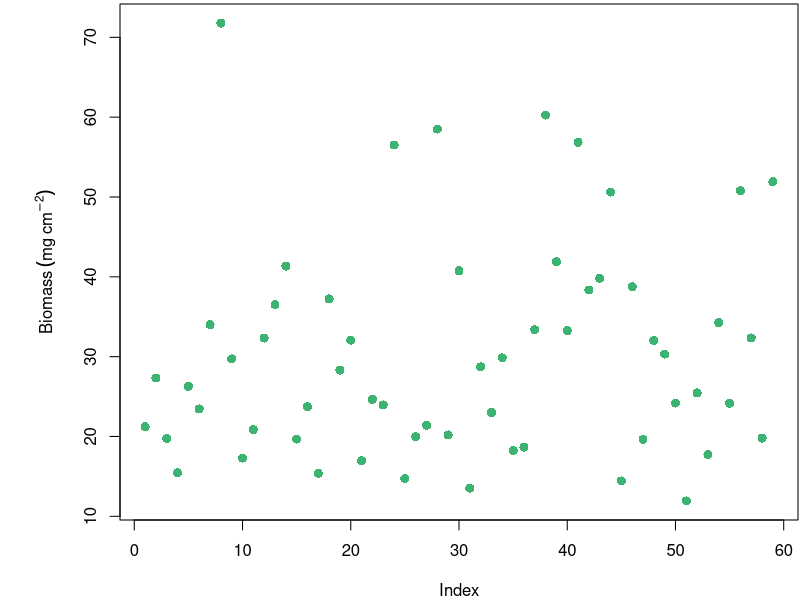
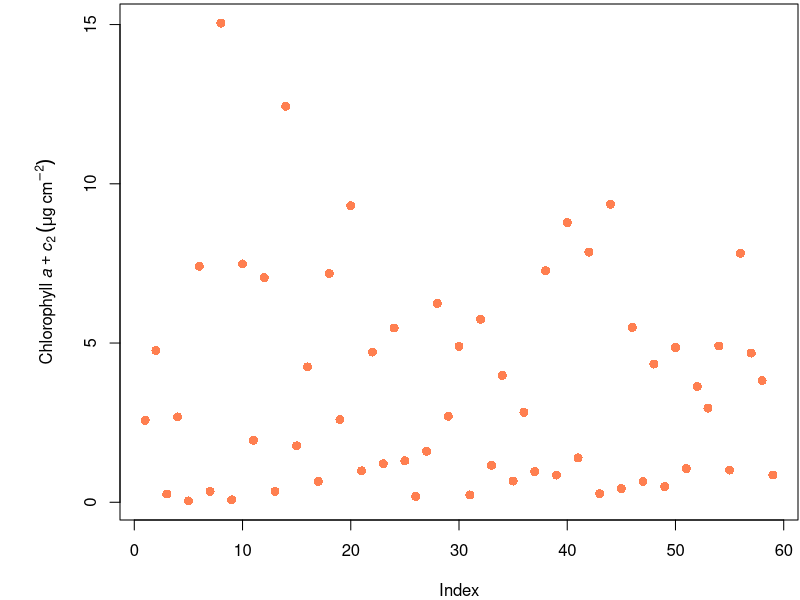
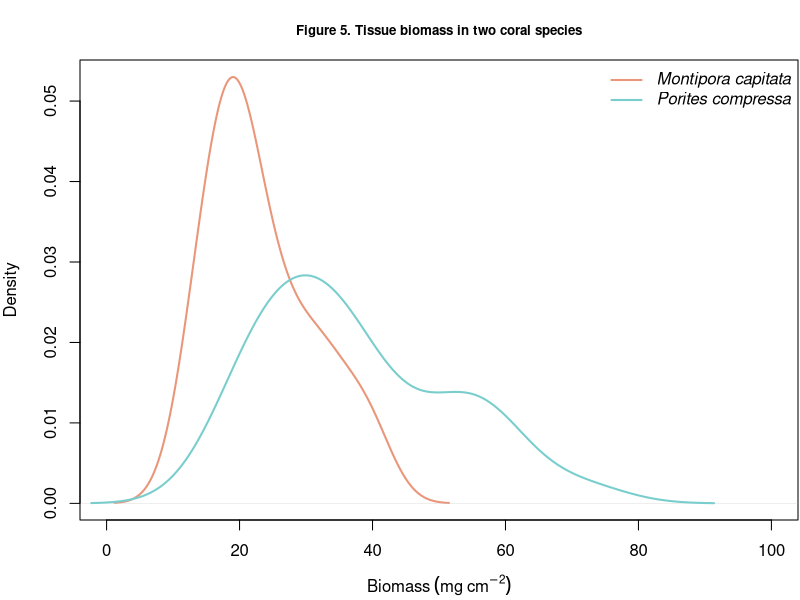

The R source for these figures, in order: (Note: this script raises an error after producing the figures.)
## ---- chunk 1
# in this area (above you can put global options, such as "no warmings", "no messages")
# you can also set global directory like this....knitr::opts_knit$set(root.dir = '~/file/file') 
# instead, use R projects and all your files will be in the location of your Project... see here

# or you can set it like this...
if (!require('knitr')) install.packages('knitr'); library('knitr')

knitr::opts_chunk$set(warning=FALSE, message=FALSE)

getwd() # show me my working directory, this is where your R project and files are

# for this lesson you will need to download the following packages
# if you don't have them already in your library, the following code can be used
# this will install the package if it does not already exist on your machine

if (!require('lme4')) install.packages('lme4'); library('lme4')
if (!require('lmerTest')) install.packages('lmerTest'); library('lmerTest')
if (!require('effects')) install.packages('effects'); library('effects')

## ---- chunk 2
## love your data and it will love you back
getwd() #where are your files? See how they should all be running from your R project in the directory
## ---- chunk 3
################################################
# import data, observe structure
################################################

# data file is in the folder 'data', within main working directory
data<-read.csv("data/coral_data.csv")
names(data)
## ---- chunk 4
data<-read.csv("data/coral_data.csv")
par(mar = c(4, 6, 0.2, 0.1))
plot(data$biomass, pch=16, cex=1.2, col="mediumseagreen",
     ylab=expression(paste("Biomass", ~(mg~cm^-2), sep="")))
plot(data$chla, pch=16, cex=1.2, col="coral",
      ylab=expression(paste("Chlorophyll", ~italic("a"+"c"[2]), ~(mu*g~cm^-2), sep="")))
## ---- chunk 5
# use results="hide" here to suppress messages associate with "dev.off" and dev.print to save figure

MC.df<-data[(data$Species=="MC"),] ## Montipora capitata alone
PC.df<-data[(data$Species=="PC"),] ## Porites compress alone

par(mar = c(4, 4, 3, 0.1))

plot(density(MC.df$biomass), lwd=2, col="darksalmon", xlim=c(0,100), main="Figure 5. Tissue biomass in two coral species", cex.main=0.8, xlab=expression(paste("Biomass", ~(mg~cm^-2), sep="")))
lines(density(PC.df$biomass), lwd=2, col="darkslategray3", yaxt="n", ylab="", xaxt="n", xlab="")
legend("topright", legend=c(expression(italic("Montipora capitata")), expression(italic("Porites compressa"))), lwd=2, col=c("darksalmon", "darkslategray3"), bty="n")


# how to export the figure you made--first print it, then save the device
# many ways to do this, but this one works well in Markdown
# notice you are specifying the folder ('figures'), which is where the figure will be exported to

dev.print(pdf, "figures/biomass in two species.pdf", encod="MacRoman", height=4, width=6) # export in directory
dev.off()

## ---- chunk 6
# message = FALSE to hide any messages with exporting the figure with dev.off(), or anything else that R may generate. If you set warning=FALSE, warnings will be hidden as well. 

par(mfrow=c(1,1), pty="sq")
Status.label<-c("Bleached", "Pigmented") # for x labels

plot(chla~Status, data=data, xaxt="n", col="salmon",
     ylab=expression(paste("Chlorophyll", ~italic("a"), ~(mu*g~cm^-2), sep="")), 
     xlab="Coral Physiological State", 
     main="Example Figure")
axis(1, at=1:2, labels=Status.label) # this plots new labels on the x axis (axis = 1)

##### save the figure and export to directory? ####
# in this case, there is a file in my directory names 'figures' where I want plots to go

dev.print(pdf, "figures/Chlorophyll.figure.pdf", encod="MacRoman", height=5, width=5) 
# height and width set here for the output figure
dev.off() # close the object
## ---- chunk 7
chla<-(data$chla)
mean(chla)
## ---- chunk 8
chla<-(data$chla)
mean(chla)
## ---- chunk 9

par(mfrow=c(1,1))
hist(chla, col="gray85", xlab=expression(paste("Chlorophyll", ~italic("a"), ~(mu*g~cm^-2), sep="")), cex.main=0.8, cex.axis=0.8, cex.lab=0.8)
## ---- chunk 10
par(mfrow=c(1,2))
# make figure 4 x 4 and center align
hist(data$chla[data$Status=="B"], col="darksalmon", xlab=expression(paste("Chlorophyll", ~italic("a"), ~(mu*g~cm^-2), sep="")), main="Bleached coral", cex.main=0.8, cex.axis=0.8, cex.lab=0.8)
hist(data$chla[data$Status=="NB"], col="darkslategray3", xlab=expression(paste("Chlorophyll", ~italic("a"), ~(mu*g~cm^-2), sep="")), main="Non-Bleached coral", cex.main=0.8, cex.axis=0.8, cex.lab=0.8)
## ---- chunk 11
par(mar = c(4, 6, 3, 0.1))
plot(chla~Site, data=data, col="aliceblue",
     ylab=expression(paste("Chlorophyll", ~italic("a"+"c"[2]), ~(mu*g~cm^-2), sep="")))
# make figure 4 x 6 and center align
## ---- chunk 12
plot(chla~Site, data=data, col="darkseagreen1")
## ---- chunk 13
knitr::kable(data[c(1:5), c(1:10)], digits = c(0, 0, 0, 0, 0, 0, 0, 3, 3, 3))
# the digits call here is specifying the # of decimals for each column
## ---- chunk 14
chl.mean<-aggregate(chla~Time.point + Site + Species + Status, data, mean)
biomass.mean<-aggregate(biomass~Time.point + Site + Species + Status, data, mean)
data.table<-cbind(chl.mean[, c(1:5)], biomass.mean[,5])
colnames(data.table)<-c("Time Point", "Site", "Species", "Status", "mean chla", "mean AFDW")
knitr::kable(data.table, digits = c(0,0,0,0, 3, 3))
## ---- chunk 15
str(data)
data$Sample.ID<-as.factor(data$Sample.ID) # change 'Sample.ID' to a factor
## ---- chunk 16
mod<-lmer(chla~Species+Site*Status+(1|Pair), data=data)
anova(mod, type=2) # fixed effects
ranova(mod) # random effects
plot(allEffects(mod), ylab="total chlorophyll/cm2", par.strip.text=list(cex=0.6))
